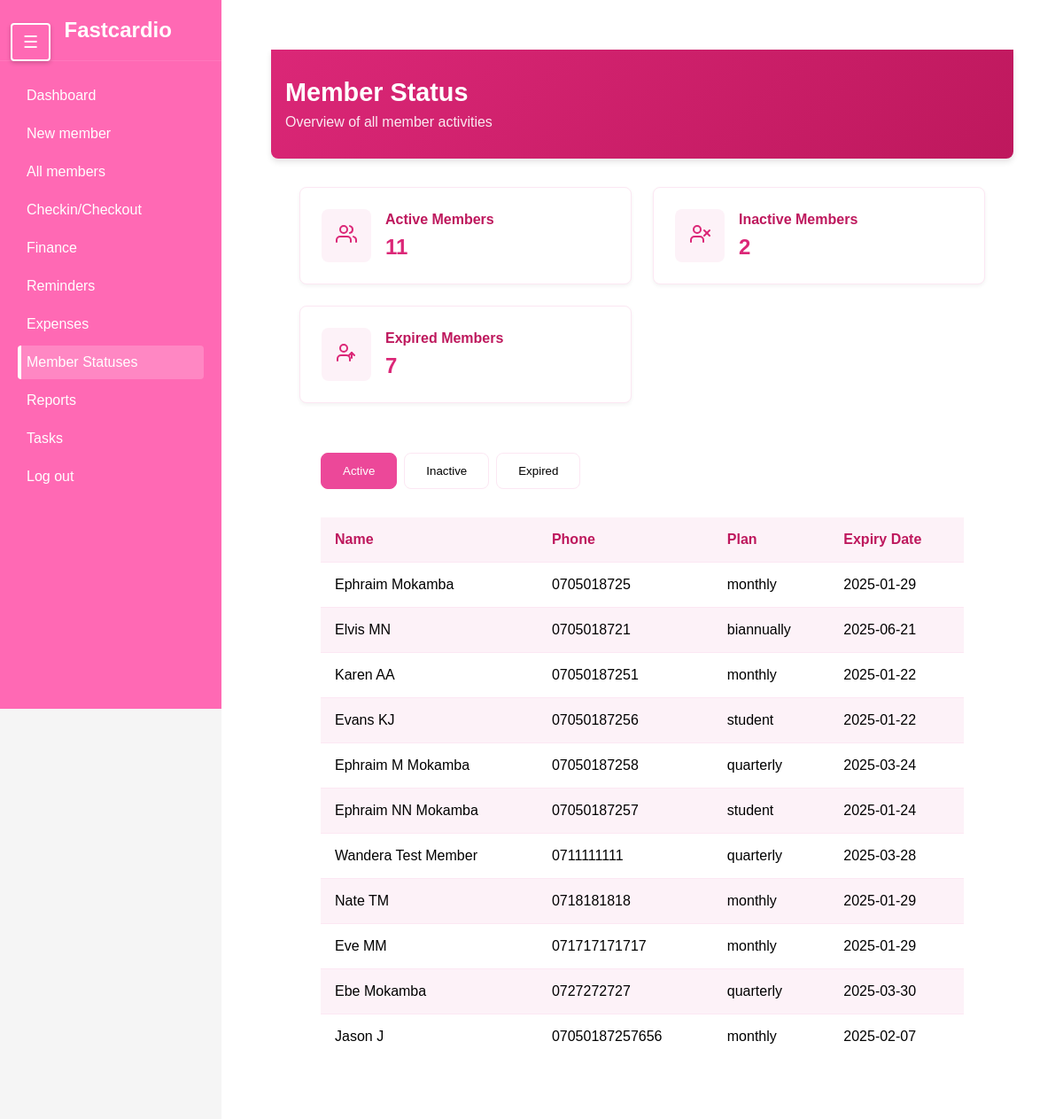
The app's page /status/ with its own data.
### members/models.py (models this page shows, shortened)
class Member(models.Model):
    first_name = models.CharField(max_length=50)
    last_name = models.CharField(max_length=50)
    phone_number = models.CharField(max_length=15)
    date_joined = models.DateTimeField(auto_now_add=True)
    membership_expiry = models.DateField(null=True, blank=True, help_text="Date when the membership expires")
    is_active = models.BooleanField(default=False)
    is_frozen = models.BooleanField(default=False)
    additional_info = models.TextField(blank=True,null=True)
    gender = models.CharField(max_length= 6)
    balance = models.DecimalField(
        max_digits=10,
        decimal_places=2,
        default=0,
        help_text="Positive balance indicates credit, negative indicates debt"
    )
    balance_due_date = models.DateField(null = True, blank=True)

class PaymentDetails(models.Model):
    PLAN_CHOICES = [
        ('daily', 'Daily'),
        ('monthly', 'Monthly'),
        ('quarterly', 'Quarterly'),
        ('biannually', 'Biannually'),
        ('annually', 'Annually'),
        ('student', 'Student Package'),
        ('complete', 'Complete Payment'),
    ]
    member = models.ForeignKey('Member', on_delete=models.CASCADE, related_name='payments', verbose_name="Member")
    plan = models.CharField(max_length=20, choices=PLAN_CHOICES, verbose_name="Payment Plan")
    amount = models.DecimalField(max_digits=10, decimal_places=2, verbose_name="Amount Paid")
    payment_date = models.DateField(default=timezone.now, verbose_name="Payment Date")
    transaction_id = models.CharField(max_length=100, blank=True, null=True, verbose_name="Transaction ID")
    class Meta:
        verbose_name = "Payment Detail"
        verbose_name_plural = "Payment Details"
        ordering = ['-payment_date']

### members/views.py (the view)
# urls.py: path('status/', views.member_status, name='member_status'),
def member_status(request):
    today = timezone.now().date()
    members = Member.objects.annotate(
        latest_payment_date=Max('payments__payment_date')
    )
    active_members = []
    inactive_members = []
    expired_members = []
    for member in members:
        member_data = {
            'name': f"{member.first_name} {member.last_name}",
            'phone': member.phone_number,
            'joined': member.date_joined.strftime('%Y-%m-%d'),
            'gender': member.gender,
        }
        latest_payment = PaymentDetails.objects.filter(member=member).order_by('-payment_date').first()
        if latest_payment:
            plan_duration = {
                'daily': 1, 'monthly': 30, 'quarterly': 90,
                'biannually': 180, 'annually': 365, 'student': 30
            }
            expiry_date = latest_payment.payment_date + timedelta(days=plan_duration[latest_payment.plan])
            member_data.update({
                'plan': latest_payment.plan,
                'last_payment': latest_payment.payment_date.strftime('%Y-%m-%d'),
                'expiry_date': expiry_date.strftime('%Y-%m-%d')
            })
            if member.is_frozen:
                inactive_members.append(member_data)
            elif expiry_date < today:
                expired_members.append(member_data)
            elif member.is_active:
                active_members.append(member_data)
            else:
                inactive_members.append(member_data)
        else:
            member_data.update({
                'plan': 'No plan',
                'last_payment': 'Never',
                'expiry_date': 'N/A'
            })
            inactive_members.append(member_data)
    context = {
        'active_members': active_members,
        'inactive_members': inactive_members,
        'expired_members': expired_members,
        'stats': {
            'total_active': len(active_members),
            'total_inactive': len(inactive_members),
            'total_expired': len(expired_members)
        }
    }
    return render(request, 'status.html', context)

### members/templates/status.html (shortened to what this page needs)
{% extends 'sidebar.html' %}
{% load static %}
{% block extra_styles %}
    <link rel="stylesheet" href="{% static 'status.css' %}">
{% endblock %}
{% block content %}
    <div class="dashboard-container">
        <div class="dashboard-header">
            <div class="header-content">
                <h1 class="dashboard-title">Member Status</h1>
                <p class="dashboard-subtitle">Overview of all member activities</p>
            </div>
        </div>
        <div class="stats-container">
            <div class="stat-card">
                <div class="stat-icon">
                </div>
                <div class="stat-info">
                    <h3>Active Members</h3>
                    <div class="count">{{ stats.total_active }}</div>
                </div>
            </div>
            <div class="stat-card">
                <div class="stat-icon">
                </div>
                <div class="stat-info">
                    <h3>Inactive Members</h3>
                    <div class="count">{{ stats.total_inactive }}</div>
                </div>
            </div>
            <div class="stat-card">
                <div class="stat-icon">
                </div>
                <div class="stat-info">
                    <h3>Expired Members</h3>
                    <div class="count">{{ stats.total_expired }}</div>
                </div>
            </div>
        </div>
        <div class="content-section">
            <div class="tabs">
                <button class="tab-button active" onclick="openTab(event, 'active')">Active</button>
                <button class="tab-button" onclick="openTab(event, 'inactive')">Inactive</button>
                <button class="tab-button" onclick="openTab(event, 'expired')">Expired</button>
            </div>
            <div class="table-container">
                <div id="active" class="tab-content active">
                    <table>
                        <thead>
                            <tr>
                                <th>Name</th>
                                <th>Phone</th>
                                <th>Plan</th>
                                <th>Expiry Date</th>
                            </tr>
                        </thead>
                        <tbody>
                            {% for member in active_members %}
                            <tr>
                                <td data-label="Name">{{ member.name }}</td>
                                <td data-label="Phone">{{ member.phone }}</td>
                                <td data-label="Plan">{{ member.plan }}</td>
                                <td data-label="Expiry Date">{{ member.expiry_date }}</td>
                            </tr>
                            {% endfor %}
                        </tbody>
                    </table>
                </div>
            </div>
        </div>
    </div>
{% endblock %}

### members/static/sidebar.css (style rules this page uses)
* { margin: 0; padding: 0; box-sizing: border-box; }
body { font-family: 'Arial', sans-serif; background-color: #f4f4f4; height: 100%; overflow-x: hidden; }

### members/static/status.css (style rules this page uses)
:root { --pink-50: #fdf2f8; --pink-100: #fce7f3; --pink-500: #ec4899; --pink-600: #db2777; --pink-700: #be185d; --spacing-base: 1rem; --border-radius: 8px; }
body { font-family: Arial, sans-serif; margin: 0; padding: 0; background-color: #f5f5f5; }
.dashboard-container { padding: var(--spacing-base); max-width: 100%; }
.dashboard-header { background: linear-gradient(135deg, var(--pink-600), var(--pink-700)); color: white; padding: 2rem var(--spacing-base); margin: -1rem -1rem 2rem -1rem; border-radius: 0 0 var(--border-radius) var(--border-radius); box-shadow: 0 4px 6px rgba(0, 0, 0, 0.1); }
.header-content { max-width: 1200px; margin: 0 auto; }
.dashboard-title { margin: 0; font-size: 1.8rem; font-weight: 600; }
.dashboard-subtitle { margin: 0.5rem 0 0; opacity: 0.9; font-size: 1rem; }
.stats-container { display: grid; grid-template-columns: repeat(auto-fit, minmax(280px, 1fr)); gap: 1.5rem; margin-bottom: 2rem; padding: 0 var(--spacing-base); }
.stat-card { background: white; padding: 1.5rem; border-radius: var(--border-radius); border: 1px solid var(--pink-100); box-shadow: 0 2px 4px rgba(0, 0, 0, 0.05); display: flex; align-items: center; transition: transform 0.2s ease; }
.stat-icon { background: var(--pink-50); padding: 1rem; border-radius: var(--border-radius); margin-right: 1rem; color: var(--pink-600); }
.stat-info { flex: 1; }
.stat-card h3 { color: var(--pink-700); margin: 0 0 0.5rem 0; font-size: 1rem; }
.stat-card .count { font-size: 1.5rem; font-weight: bold; color: var(--pink-600); }
.content-section { background: white; border-radius: var(--border-radius); padding: 1.5rem; margin: 0 var(--spacing-base); }
.tabs { display: flex; gap: 0.5rem; margin-bottom: 1.5rem; overflow-x: auto; padding-bottom: 0.5rem; }
.tab-button { padding: 0.75rem 1.5rem; border: 1px solid var(--pink-100); background: white; cursor: pointer; border-radius: var(--border-radius); white-space: nowrap; transition: all 0.2s ease; font-weight: 500; }
.tab-button.active { background: var(--pink-500); color: white; border-color: var(--pink-500); }
.tab-content { display: none; }
.tab-content.active { display: block; }
.table-container { overflow-x: auto; margin: 0 -1rem; padding: 0 1rem; }
table { width: 100%; border-collapse: collapse; background: white; margin-bottom: 1rem; }
th { background: var(--pink-50); padding: 1rem; text-align: left; font-weight: 600; color: var(--pink-700); white-space: nowrap; }
td { padding: 1rem; border-top: 1px solid var(--pink-100); }
tr:nth-child(even) { background: var(--pink-50); }

### records on screen
Member: phone "0705018725"
PaymentDetails: plan "monthly"
Member: phone "0705018721"
PaymentDetails: plan "biannually"
Member: phone "07050187251"
PaymentDetails: plan "monthly"
Member: phone "07050187256"
PaymentDetails: plan "student"
Member: phone "07050187258"
PaymentDetails: plan "quarterly"
Member: phone "07050187257"
PaymentDetails: plan "student"
Member: phone "0711111111"
PaymentDetails: plan "quarterly"
Member: phone "0718181818"
PaymentDetails: plan "monthly"
Member: phone "071717171717"
PaymentDetails: plan "monthly"
Member: phone "0727272727"
PaymentDetails: plan "quarterly"
Member: phone "07050187257656"
PaymentDetails: plan "monthly"

### other values on screen
{{ stats.total_active }} "11"
{{ stats.total_inactive }} "2"
{{ stats.total_expired }} "7"
{{ member.name }} "Ephraim Mokamba" "Elvis MN" "Karen AA" "Evans KJ" "Ephraim M Mokamba" "Ephraim NN Mokamba" "Wandera Test Member" "Nate TM" "Eve MM" "Ebe Mokamba" "Jason J"
{{ member.expiry_date }} "2025-01-29" "2025-06-21" "2025-01-22" "2025-01-22" "2025-03-24" "2025-01-24" "2025-03-28" "2025-01-29" "2025-01-29" "2025-03-30" "2025-02-07"
